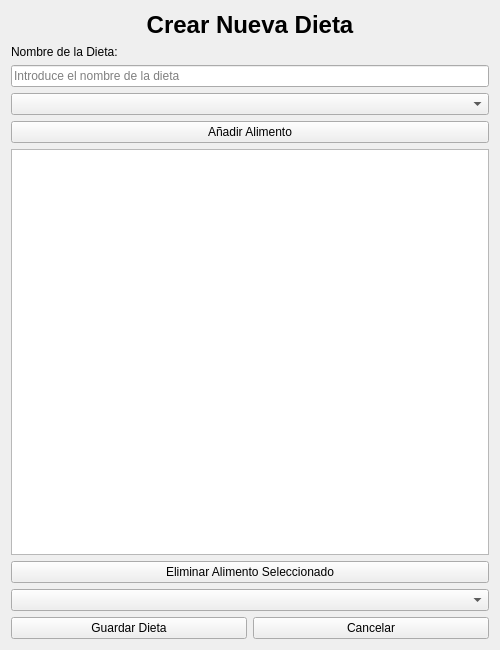
<?xml version="1.0" encoding="UTF-8"?>
<ui version="4.0">
 <class>CrearDieta</class>
 <widget class="QWidget" name="CrearDieta">
  <property name="geometry">
   <rect>
    <x>0</x>
    <y>0</y>
    <width>500</width>
    <height>650</height>
   </rect>
  </property>
  <property name="windowTitle">
   <string>Crear Dieta</string>
  </property>
  <layout class="QVBoxLayout" name="verticalLayout">

   <item>
    <widget class="QLabel" name="labelTitulo">
     <property name="text">
      <string>Crear Nueva Dieta</string>
     </property>
     <property name="alignment">
      <set>Qt::AlignCenter</set>
     </property>
     <property name="styleSheet">
      <string notr="true">font-size:18pt; font-weight:bold;</string>
     </property>
    </widget>
   </item>

   <item>
    <widget class="QLabel" name="labelNombreDieta">
     <property name="text">
      <string>Nombre de la Dieta:</string>
     </property>
    </widget>
   </item>

   <item>
    <widget class="QLineEdit" name="lineEditNombreDieta">
     <property name="placeholderText">
      <string>Introduce el nombre de la dieta</string>
     </property>
    </widget>
   </item>

   <item>
    <widget class="QComboBox" name="comboBoxAlimentos">
     <property name="placeholderText">
      <string>Selecciona un alimento</string>
     </property>
    </widget>
   </item>

   <item>
    <widget class="QPushButton" name="btnAñadirAlimento">
     <property name="text">
      <string>Añadir Alimento</string>
     </property>
    </widget>
   </item>

   <item>
    <widget class="QListWidget" name="listaAlimentos"/>
   </item>

   <item>
    <widget class="QPushButton" name="btnEliminarAlimento">
     <property name="text">
      <string>Eliminar Alimento Seleccionado</string>
     </property>
    </widget>
   </item>

   <item>
    <widget class="QComboBox" name="comboBoxUsuarios">
     <property name="placeholderText">
      <string>Asignar dieta a usuario</string>
     </property>
    </widget>
   </item>

   <item>
    <layout class="QHBoxLayout" name="horizontalLayoutBotones">
     <item>
      <widget class="QPushButton" name="btnGuardar">
       <property name="text">
        <string>Guardar Dieta</string>
       </property>
      </widget>
     </item>
     <item>
      <widget class="QPushButton" name="btnCancelar">
       <property name="text">
        <string>Cancelar</string>
       </property>
      </widget>
     </item>
    </layout>
   </item>

  </layout>
 </widget>
 <resources/>
 <connections/>
</ui>
